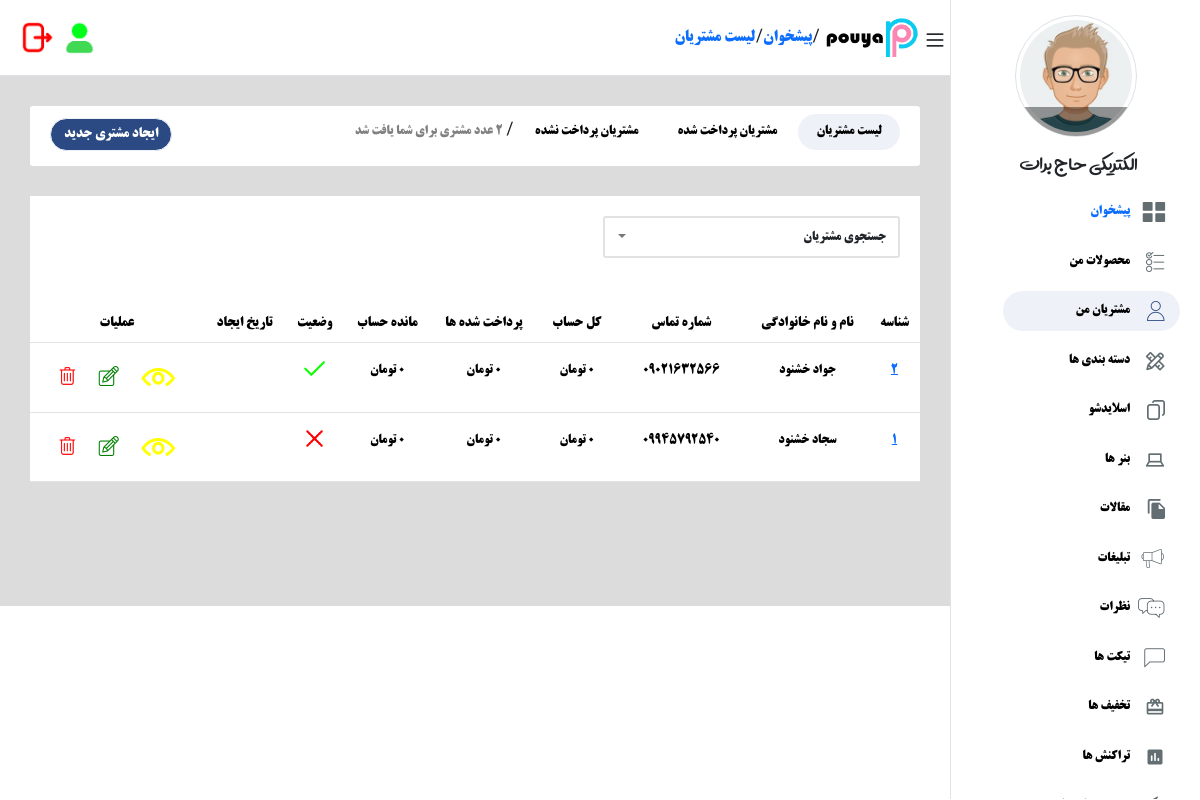
Page /customer/list/ (signed in) on the earlier database version.
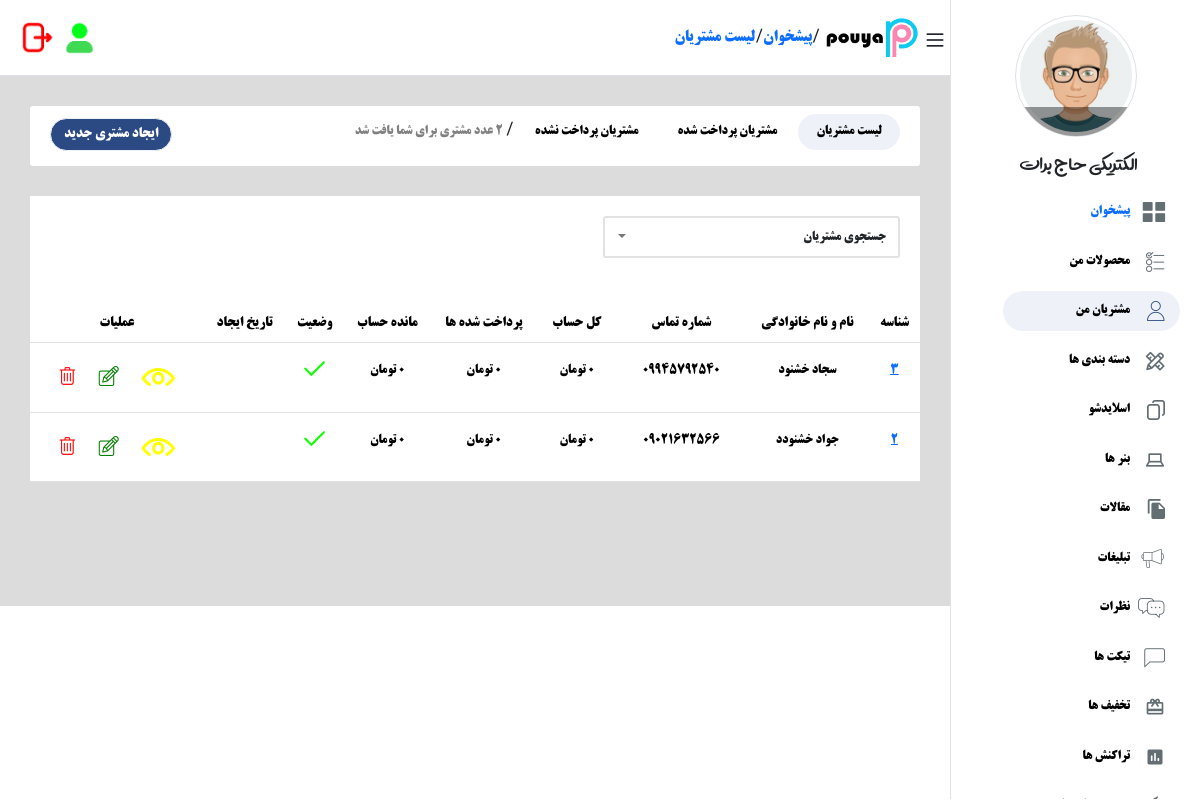
Same page on the later database version.
### accounts/models.py (models this page shows, shortened)
class User(AbstractBaseUser):
    fullname = models.CharField(max_length=200, null=True, blank=True, verbose_name="نام و نام خانوادگی")
    phone = models.CharField(max_length=12, unique=True, verbose_name="شماره تماس")
    name_shop = models.TextField(blank=True,null=True)
    is_active = models.BooleanField(default=True, verbose_name="فعال")
    is_admin = models.BooleanField(default=False, verbose_name="ادمین")
    email = models.EmailField(null=True, blank=True, verbose_name="ایمیل")
    discription = models.TextField(max_length=300, null=True, blank=True, verbose_name="توضیحات کاربر")
    created_at = models.DateTimeField(auto_now=True, verbose_name="تاریخ اضافه شدن")
    image = models.ImageField(upload_to="user_image", null=True, blank=True, verbose_name="عکس پروفایل")
    address = models.TextField(null=True,blank=True,verbose_name="ادرس کاربر")
    objects = MyUserManager()
    USERNAME_FIELD = "phone"
    class Meta:
        verbose_name = "کاربر"
        verbose_name_plural = "کاربر ها "

### customer/models.py (models this page shows, shortened)
class Customer(models.Model):
    user = models.ForeignKey(User, on_delete=models.CASCADE)
    fullname = models.CharField(max_length=200, null=True, blank=True, verbose_name="نام و نام خانوادگی")
    phone = models.CharField(max_length=12, verbose_name="شماره تماس")
    is_active = models.BooleanField(default=True, verbose_name="فعال")
    is_paid = models.BooleanField(default=False, verbose_name="پرداخت شده ")
    price = models.BigIntegerField(default=0,verbose_name="حساب در فروشگاه")
    price_paid_all = models.BigIntegerField(default=0,verbose_name=" پول  پرداختی  ای کل    ")
    price_mandeh = models.BigIntegerField(default=0,verbose_name="باقی مانده در فروشگاه")
    discription = models.TextField(max_length=300, null=True, blank=True, verbose_name="توضیحات مدیر")
    updated_at = models.DateTimeField(auto_now=True, verbose_name="تاریخ  ")
    created_at = models.DateTimeField(auto_now_add=True, verbose_name="تاریخ اضافه شدن")
    image = models.ImageField(upload_to="customer/", null=True, blank=True, verbose_name="عکس پروفایل")
    address = models.TextField(null=True,blank=True,verbose_name="ادرس کاربر")
    def created_date(self):
        return date2jalali(self.created_at)
    class Meta:
        verbose_name = "مشتری"
        verbose_name_plural = "مشتری ها  "
        ordering = ["-id"]

### customer/views.py (the view, shortened to what this page needs)
# urls.py: path("list/",login_required(views.ListCustomerView.as_view()),name="list_customer"),
class ListCustomerView(View):
    def get(slf,request):
        customers = Customer.objects.filter(user=request.user)
        search_customer =request.GET.get("search_customer")
        available = request.GET.get("available")
        unavailable = request.GET.get("unavailable")
        if available:
            customers = Customer.objects.filter(user=request.user).filter(is_paid=True)
        if unavailable:
            customers = Customer.objects.filter(user=request.user).filter(is_paid=False)
        if search_customer:
            customers = Customer.objects.filter(user=request.user).filter(fullname__contains=search_customer)
        return render(request,"customer/list.html" ,{"customers":customers ,"available":available,"unavailable":unavailable,"search_customer":search_customer})

### customer/templates/customer/list.html (shortened to what this page needs)
{% extends 'base.html' %}
{% load static %}
{% load humanize %}
{% block content %}
<div class="content">
    <div class="header d-flex item-center bg-white width-100 border-bottom ">
        <div class="header__right d-flex flex-grow-1 item-center">
            <span class="bars"></span>
                <img style="margin-right: 5px;" width="100" height="45" src="{% static 'img/logo3.png' %}"/>
                /
                        <a style="text-decoration: none;" href="{% url 'home:index' %}" title="پیشخوان">پیشخوان</a>/
                        <a style="text-decoration: none;" href="{% url 'customer:list_customer' %}" title="پیشخوان">لیست مشتریان </a>
        </div>
        <div class="header__left d-flex flex-end item-center margin-top-2">
            <div class="notification" style="margin-left: 8px;">
                <img width="33" height="33" src="{% static 'img/user2.png' %}"/>
            </div>
            <a
            type="button"
            data-bs-toggle="modal"
            data-bs-target="#logout"
            data-bs-whatever="@mdo">
                <img width="35" height="35" src="{% static 'img/logout2.png' %}"/>
        </a>
        </div>
    </div>
    <div class="main-content" style="background-color: #dcdcdc;height: 530px;">
        <div class="tab__box" style="display: flex; justify-content: space-between;padding: 0px 10px;">
            <div class="tab__items">
              {% if available %}
              <a style="text-decoration: none" class="tab__item "  href="{% url 'customer:list_customer' %}">لیست مشتریان  </a>
              <a style="text-decoration: none;;background-color: #EEF2F8 ;border-radius: 20px;" class="tab__item" href="/customer/list/?available=True">مشتریان پرداخت شده </a>
              <a style="text-decoration: none;" class="tab__item" href="/customer/list/?unavailable=True">مشتریان پرداخت نشده </a>
              {% else %}
              <a style="text-decoration: none;background-color: #EEF2F8 ;border-radius: 20px;" class="tab__item "  href="{% url 'customer:list_customer' %}">لیست مشتریان </a>
              <a style="text-decoration: none;" class="tab__item" href="/customer/list/?available=True">مشتریان پرداخت شده </a>
              <a style="text-decoration: none;" class="tab__item" href="/customer/list/?unavailable=True">مشتریان پرداخت نشده </a>
              {% endif %}
                /
                <p class="d-inline-block font-size-13" style="color: gray;">
                  {{customers.count}} عدد مشتری  برای شما یافت شد
               </p>
            </div>
            <div class="tab__items mt-1">
                <button class="btn-tosi"
                data-bs-toggle="modal"
                data-bs-target="#add_customer"
                data-bs-whatever="@mdo">ایجاد مشتری جدید </button>
            </div>
        </div>
        <div class="bg-white padding-20">
            <div class="t-header-search">
                <form method="get" >
                    <div class="t-header-searchbox font-size-13">
                        <div type="text" class="text search-input__box ">جستجوی مشتریان </div>
                    </div>
                </form>
            </div>
        </div>
        {% if customers %}
        <div class="table__box">
          <table class="table">
              <thead role="rowgroup">
              <tr role="row" class="title-row ">
                  <th>شناسه</th>
                  <th>نام و نام خانوادگی </th>
                  <th>شماره تماس</th>
                  <th>کل حساب</th>
                  <th>پرداخت شده ها </th>
                  <th >مانده حساب</th>
                  <th>وضعیت </th>
                  <th>تاریخ ایجاد  </th>
                  <th>عملیات</th>
              </tr>
              </thead>
              <tbody>
             {% for customer in customers %}
             <tr role="row" >
              <td><a href="{% url 'customer:detail_customer' customer.id %}" >{{customer.id}}</a></td>
              <td><a href="{% url 'customer:detail_customer' customer.id %}" style="color: black;text-decoration: none;">{{customer.fullname}}</a></td>
              <td><a  style="color: black;text-decoration: none;">{{customer.phone}}</a></td>
              <td><a  style="color: black;text-decoration: none;"> {{customer.price|intcomma:0}} تومان </a></td>
              <td><a  style="color: black;text-decoration: none;"> {{customer.price_paid_all|intcomma:0}} تومان </a></td>
              <td><a  style="color: black;text-decoration: none;"> {{customer.price_mandeh|intcomma:0}} تومان </a></td>
              <td>
                {% if customer.is_paid == True %}
                <img
                  style="width: 25px; height: 25px;margin-top: 5px;"
                  src="{% static 'img/true.png' %}"
                />
                {% else %}
                <img
                  style="width: 25px; height: 25px;margin-top: 5px;"
                  src="{% static 'img/false.png' %}"
                />
                {% endif %}
              </td>
              <td><a >{{customer.created_date}} </a></td>
              <td>
                  <a style="text-decoration: none;"  class="item-eye " href="{% url 'customer:detail_customer' customer.id %}" title="مشاهده"></a>
                  <a style="text-decoration: none;" class="item-edit " href="{% url 'customer:detail_customer' customer.id %}" title="ویرایش"></a>
                  <a style="text-decoration: none;" class="item-delete" href="{% url 'customer:delete_customer' customer.id %}"  title="حذف"></a>
              </td>
          </tr>
             {% endfor %}
              </tbody>
          </table>
      </div>
        {% else %}
        <div class="tab__box" style="display: flex;justify-content: center; align-items: center;background-color: red;padding: 20px 0px;color: white;">
          هیچ محصولی یافت نشد
        </div>
        {% endif %}
    </div>
    </div>
{% endblock %}

### templates/base.html (shortened to what this page needs)
{% load static %}
<!DOCTYPE html>
<html lang="en">
  <head>
    <link rel="stylesheet" href="{% static 'css/style.css' %}" />
    <link rel="stylesheet" href="{% static 'css/toaster.css' %}" />
    <link
      rel="stylesheet"
      href="{% static 'css/responsive_991.css' %}"
      media="(max-width:991px)"
    />
    <link
      rel="stylesheet"
      href="{% static 'css/responsive_768.css' %}"
      media="(max-width:768px)"
    />
    <link rel="stylesheet" href="{% static 'css/font.css' %}" />
    <link href="https://cdn.jsdelivr.net/npm/bootstrap@5.3.3/dist/css/bootstrap.min.css" rel="stylesheet">
  </head>
  <body>
    {% include 'includes/menu_sidebar.html' %} {% block content %} {% endblock %}
  </body>
</html>

### templates/includes/menu_sidebar.html (shortened to what this page needs)
{% load static %}
{% if request.user.is_authenticated %}
<div class="sidebar__nav border-top border-left  ">
    <div class="profile__info border cursor-pointer text-center">
        <div class="avatar__img"><img src="{% static 'img/pro.jpg' %}" class="avatar___img">
            <div class="box__camera default__avatar"></div>
        </div>
        <span class="profile__name">{{request.user.name_shop}}</span>
    </div>
    <ul>
      {% if request.resolver_match.url_name == 'dashboard' %}
      <li class="item-li i-dashboard is-active"><a style="text-decoration: none;" style="text-decoration: none;color: #2B4A83;"  href="{% url 'accounts:dashboard' %}">پیشخوان</a></li>
      {% else %}
      <li class="item-li i-dashboard "><a style="text-decoration: none;" style="text-decoration: none;color: black;"  href="{% url 'accounts:dashboard' %}">پیشخوان</a></li>
      {% endif %}
        {% if request.resolver_match.url_name == 'list_p' or request.resolver_match.url_name == 'detail_p' %}
        <li class="item-li i-courses is-active"><a style="text-decoration: none;color: #2B4A83;"  href="{% url 'product:list_p' %}"> محصولات من </a></li>
        {% else %}
        <li class="item-li i-courses"><a style="text-decoration: none;color: black;"  href="{% url 'product:list_p' %}"> محصولات من </a></li>
        {% endif %}
        {% if request.resolver_match.url_name == 'list_customer' or request.resolver_match.url_name == 'detail_customer' %}
        <li class="item-li i-users is-active"><a style="text-decoration: none;color: black;"  href="{% url 'customer:list_customer' %}"> مشتریان  من </a></li>
        {% else %}
        <li class="item-li i-users"><a style="text-decoration: none;color: black;"  href="{% url 'customer:list_customer' %}"> مشتریان  من </a></li>
        {% endif %}
        {% if request.resolver_match.url_name == 'list_p_c' %}
        <li class="item-li i-categories is-active"><a style="text-decoration: none;color: black;"  href="{% url 'product:list_p_c' %}">دسته بندی ها</a></li>
        {% else %}
        <li class="item-li i-categories"><a style="text-decoration: none;color: black;"  href="{% url 'product:list_p_c' %}">دسته بندی ها</a></li>
        {% endif %}
        <li class="item-li i-slideshow"><a style="text-decoration: none;color: black;"  href="slideshow.html">اسلایدشو</a></li>
        <li class="item-li i-banners"><a  style="text-decoration: none;color: black;" href="banners.html">بنر ها</a></li>
        <li class="item-li i-articles"><a style="text-decoration: none;color: black;"  href="articles.html">مقالات</a></li>
        <li class="item-li i-ads"><a style="text-decoration: none;color: black;"  href="ads.html">تبلیغات</a></li>
        <li class="item-li i-comments"><a style="text-decoration: none;color: black;"  href="comments.html"> نظرات</a></li>
        <li class="item-li i-tickets"><a  style="text-decoration: none;color: black;" href="tickets.html"> تیکت ها</a></li>
        <li class="item-li i-discounts"><a style="text-decoration: none;color: black;"  href="discounts.html">تخفیف ها</a></li>
        <li class="item-li i-transactions"><a style="text-decoration: none;color: black;"  href="transactions.html">تراکنش ها</a></li>
        <li class="item-li i-checkouts"><a style="text-decoration: none;color: black;"  href="checkouts.html">تسویه حساب ها</a></li>
    </ul>
</div>
{% endif %}

### templates/includes/foot_script.html (shortened to what this page needs)
{% load static %}

### static/css/responsive_991.css (style rules this page uses)
.sidebar__nav { right: -250px; }
.content { margin-right: 0 !important; }
.bars { display: block !important; }
.sidebar__nav ul li.is-active a { color: #2b4a83 !important; background-color: #eef2f8 !important; }

### static/css/responsive_768.css (style rules this page uses)
.t-header-search { width: 100%; }

Differences in the rows shown:
removed Customer: id "1", fullname "سجاد خشنود", phone "09945792540", price "0", price_paid_all "0", price_mandeh "0", is_paid False (drawn)
added Customer: id "3", fullname "سجاد خشنود", phone "09945792540", price "0", price_paid_all "0", price_mandeh "0", is_paid True (drawn)
changed Customer id 2: fullname "جواد خشنود" → "جواد خشنودد"
